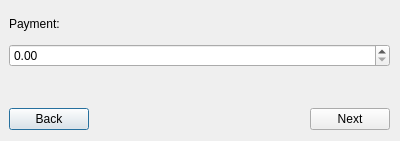
<?xml version="1.0" encoding="UTF-8"?>
<ui version="4.0">
 <class>Dialog</class>
 <widget class="QDialog" name="Dialog">
  <property name="windowModality">
   <enum>Qt::ApplicationModal</enum>
  </property>
  <property name="geometry">
   <rect>
    <x>0</x>
    <y>0</y>
    <width>400</width>
    <height>141</height>
   </rect>
  </property>
  <property name="windowTitle">
   <string>Dialog</string>
  </property>
  <widget class="QWidget" name="verticalLayoutWidget">
   <property name="geometry">
    <rect>
     <x>9</x>
     <y>9</y>
     <width>381</width>
     <height>121</height>
    </rect>
   </property>
   <layout class="QVBoxLayout" name="mainLayout">
    <item>
     <widget class="QLabel" name="label">
      <property name="text">
       <string>Payment:</string>
      </property>
     </widget>
    </item>
    <item>
     <widget class="QDoubleSpinBox" name="doubleSpinBox"/>
    </item>
    <item>
     <widget class="QLabel" name="labelDesc">
      <property name="contextMenuPolicy">
       <enum>Qt::NoContextMenu</enum>
      </property>
      <property name="accessibleDescription">
       <string notr="true"/>
      </property>
      <property name="text">
       <string/>
      </property>
      <property name="textFormat">
       <enum>Qt::PlainText</enum>
      </property>
      <property name="alignment">
       <set>Qt::AlignLeading|Qt::AlignLeft|Qt::AlignTop</set>
      </property>
      <property name="wordWrap">
       <bool>true</bool>
      </property>
      <property name="textInteractionFlags">
       <set>Qt::NoTextInteraction</set>
      </property>
     </widget>
    </item>
    <item>
     <layout class="QHBoxLayout" name="horizontalLayout">
      <item>
       <widget class="QPushButton" name="goBack">
        <property name="text">
         <string>Back</string>
        </property>
       </widget>
      </item>
      <item>
       <spacer name="horizontalSpacer">
        <property name="orientation">
         <enum>Qt::Horizontal</enum>
        </property>
        <property name="sizeHint" stdset="0">
         <size>
          <width>40</width>
          <height>20</height>
         </size>
        </property>
       </spacer>
      </item>
      <item>
       <widget class="QPushButton" name="goNext">
        <property name="text">
         <string>Next</string>
        </property>
       </widget>
      </item>
     </layout>
    </item>
   </layout>
  </widget>
 </widget>
 <resources/>
 <connections/>
</ui>
